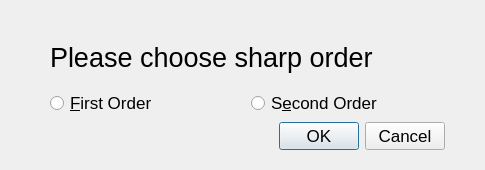
<?xml version="1.0" encoding="UTF-8"?>
<ui version="4.0">
 <class>ChooseSharpOrder</class>
 <widget class="QDialog" name="ChooseSharpOrder">
  <property name="geometry">
   <rect>
    <x>0</x>
    <y>0</y>
    <width>485</width>
    <height>170</height>
   </rect>
  </property>
  <property name="minimumSize">
   <size>
    <width>485</width>
    <height>170</height>
   </size>
  </property>
  <property name="maximumSize">
   <size>
    <width>485</width>
    <height>170</height>
   </size>
  </property>
  <property name="windowTitle">
   <string>Dialog</string>
  </property>
  <widget class="QWidget" name="layoutWidget">
   <property name="geometry">
    <rect>
     <x>50</x>
     <y>30</y>
     <width>395</width>
     <height>120</height>
    </rect>
   </property>
   <layout class="QGridLayout" name="gridLayout">
    <item row="2" column="0">
     <widget class="QDialogButtonBox" name="buttonBox">
      <property name="font">
       <font>
        <pointsize>13</pointsize>
       </font>
      </property>
      <property name="standardButtons">
       <set>QDialogButtonBox::Cancel|QDialogButtonBox::Ok</set>
      </property>
     </widget>
    </item>
    <item row="1" column="0">
     <layout class="QHBoxLayout" name="horizontalLayout">
      <item>
       <widget class="QRadioButton" name="firstOrderButton">
        <property name="font">
         <font>
          <pointsize>13</pointsize>
         </font>
        </property>
        <property name="text">
         <string>&amp;First Order</string>
        </property>
        <property name="autoExclusive">
         <bool>true</bool>
        </property>
       </widget>
      </item>
      <item>
       <widget class="QRadioButton" name="secondOrderButton">
        <property name="font">
         <font>
          <pointsize>13</pointsize>
         </font>
        </property>
        <property name="text">
         <string>S&amp;econd Order</string>
        </property>
        <property name="checkable">
         <bool>true</bool>
        </property>
        <property name="checked">
         <bool>false</bool>
        </property>
        <property name="autoRepeat">
         <bool>false</bool>
        </property>
        <property name="autoExclusive">
         <bool>true</bool>
        </property>
       </widget>
      </item>
     </layout>
    </item>
    <item row="0" column="0">
     <widget class="QLabel" name="label">
      <property name="font">
       <font>
        <pointsize>20</pointsize>
       </font>
      </property>
      <property name="text">
       <string>Please choose sharp order</string>
      </property>
     </widget>
    </item>
   </layout>
  </widget>
 </widget>
 <resources/>
 <connections/>
 <slots>
  <slot>choseFirstOrder()</slot>
  <slot>choseSecondOrder()</slot>
 </slots>
</ui>
